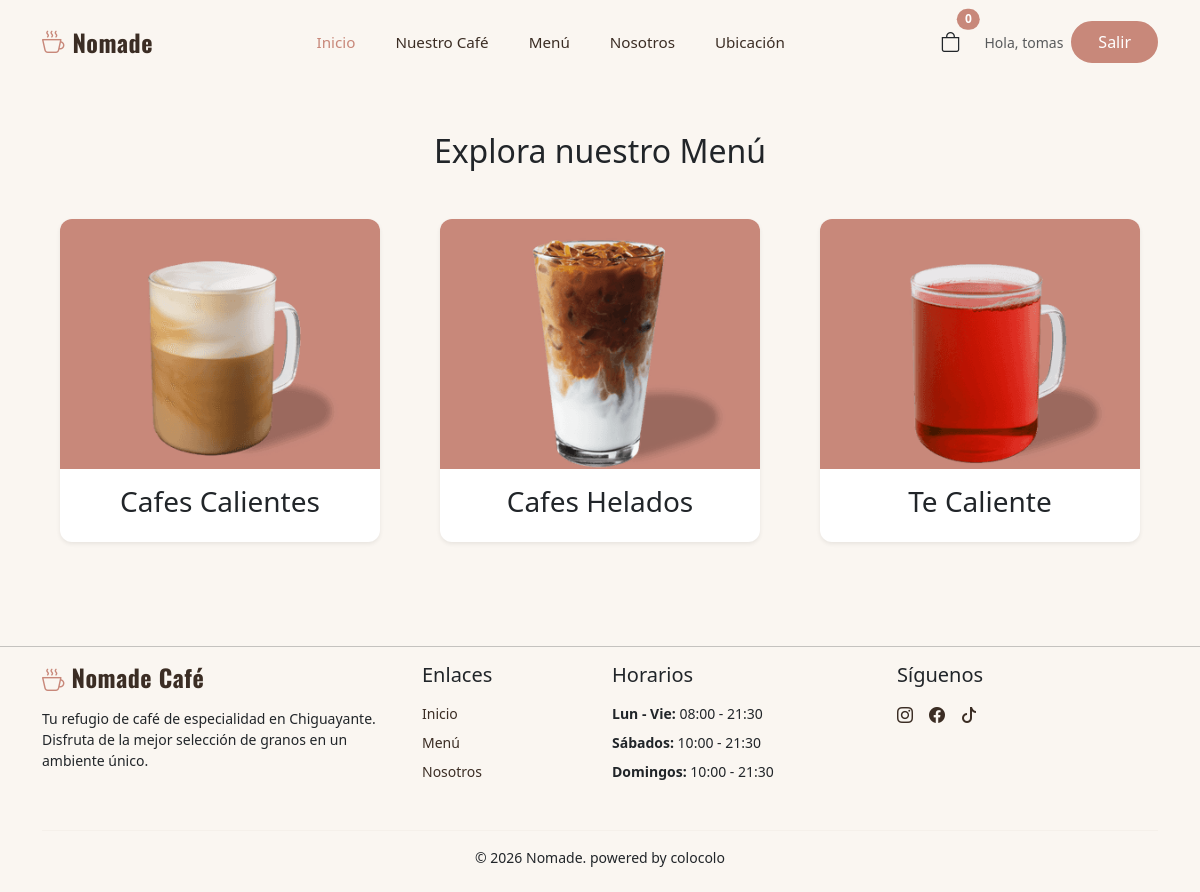
The page /menu/ (signed in) on the database its author committed.
### catalogo/models.py (models this page shows, shortened)
class Categoria(models.Model):
    nombre = models.CharField( max_length=100)
    image = models.ImageField(upload_to='categorias/', null=True, blank=True)

### catalogo/views.py (the view)
# urls.py: path('menu/', views.menu_view, name='menu'),
def menu_view(request):
    categorias = Categoria.objects.all() # se traen todas las categorias de la bd.
    return render(request, 'catalogo/menu.html', {'categorias': categorias}) # se mandan las categorias al menu.

### catalogo/context_processors.py (called while the page is built)
def cantidad_carrito(request):
    total = 0
    if 'carrito' in request.session: # si ya hay un carrito
        for key, value in request.session['carrito'].items():
            total += value['cantidad'] # suma la cantidad de cada prod guardado
    return {'cantidad_carrito' : total} #envia la cantidad al html

### catalogo/templates/catalogo/menu.html (shortened to what this page needs)
{% extends 'catalogo/base.html' %}
{% block content%}
<h2 class="text-center font-playfair my-5">Explora nuestro Menú</h2>
<div class="container mx-auto">
    <div class="row gx-4 gy-5 justify-content-center">
        {% for cat in categorias %}
        <div class="col-md-4 col-sm-6">
            <a href="{% url 'filtro_categoria' cat.id %}" class="text-decoration-none">
                <div class="card product-card shadow-sm h-100 mx-auto" style='max-width: 320px;'>
                    {% if cat.image %}
                        <img src="{{ cat.image.url }}" class="card-img-top" alt="{{ cat.nombre }}">
                    {% endif %}
                    <div class="card-body text-center">
                        <h3 class="font-playfair text-dark">{{ cat.nombre }}</h3>
                    </div>
                </div>
            </a>
        </div>
        {% endfor %}
    </div>
</div>
{% endblock content%}

### catalogo/templates/catalogo/base.html (shortened to what this page needs)
{% load static %}
<!DOCTYPE html>
<html>
    <head>
        <link href="https://cdn.jsdelivr.net/npm/bootstrap@5.3.0/dist/css/bootstrap.min.css" rel="stylesheet">
        <link rel="stylesheet" href="https://cdn.jsdelivr.net/npm/bootstrap-icons@1.11.1/font/bootstrap-icons.css">
        <link rel="stylesheet" href="{% static 'catalogo/css/style.css' %}?v=3">
    </head>
    <body>
        <nav class="navbar navbar-expand-lg custom-navbar">
            <div class="container">
                <a class="navbar-brand d-flex align-items-center" href="{% url 'inicio' %}">
                    <i class="bi bi-cup-hot brand-icon"></i>
                    <span class="brand-text ms-2">Nomade</span>
                </a>
                <div class="collapse navbar-collapse" id="navbarNomade">
                    <ul class="navbar-nav mx-auto mb-2 mb-lg-0">
                        <li class="nav-item">
                            <a class="nav-link active" href="{% url 'inicio' %}">Inicio</a>
                        </li>
                        <li class="nav-item"><a class="nav-link" href="{% url 'nuestro_cafe' %}">Nuestro Café</a></li>
                        <li class="nav-item"><a class="nav-link" href="{% url 'menu' %}">Menú</a></li>
                        <li class="nav-item"><a class="nav-link" href="{% url 'nosotros' %}">Nosotros</a></li>
                        <li class="nav-item"><a class="nav-link" href="{% url 'ubicacion' %}">Ubicación</a></li>
                    </ul>
                    <div class="d-flex align-items-center gap-3">
                        <a href="{% url 'ver_carrito' %}" class="position-relative text-dark text-decoration-none p-2">
                            <i class="bi bi-bag fs-5"></i>
                            <span class="position-absolute top-0 start-100 translate-middle badge rounded-pill" style="background-color: var(--primary); font-size: 0.75rem;">
                                {{cantidad_carrito | default:"0"}}
                            </span>
                        </a>
                        {% if user.is_authenticated %}
                            <div class="d-flex align-items-center gap-2">
                                <span class="text-muted small d-none d-md-block">Hola, {{ user.username }}</span>
                                <form method="post" action="{% url 'logout' %}" style="margin: 0;">
                                    <button type="submit" class="btn btn-outline-dark rounded-pill px-4">Salir</button>
                                </form>
                            </div>
                        {% else %}
                            <a href="{% url 'login' %}" class="btn btn-primary-custom rounded-pill px-4 shadow-sm">Iniciar Sesión</a>
                        {% endif %}
                    </div>
                </div>
            </div>
        </nav>
        {% block content %}
        {% endblock content %}
        <footer class="pt-5 pb-4 mt-5">
            <hr class="mt-2 mb-3" style="border-color: solid var(--border);">
            <div class="container">
                <div class="row">
                    <div class="col-lg-4 col-md-6 mb-4">
                        <h5 class="brand-text mb-3">
                            <i class="bi bi-cup-hot brand-icon"></i> Nomade Café
                        </h5>
                        <p class="small">
                            Tu refugio de café de especialidad en Chiguayante. Disfruta de la mejor selección de granos en un ambiente único.
                        </p>
                    </div>
                    <div class="col-lg-2 col-md-6 mb-4">
                        <h5 class="mb-3">Enlaces</h5>
                        <ul class="list-unstyled small">
                            <li class="mb-2"><a href="{% url 'inicio' %}" class="text-decoration-none" style="color: var(--foreground);">Inicio</a></li>
                            <li class="mb-2"><a href="{% url 'menu' %}" class="text-decoration-none" style="color: var(--foreground);">Menú</a></li>
                            <li class="mb-2"><a href="{% url 'nosotros' %}" class="text-decoration-none" style="color: var(--foreground);">Nosotros</a></li>
                        </ul>
                    </div>
                    <div class="col-lg-3 col-md-6 mb-4">
                        <h5 class="mb-3">Horarios</h5>
                        <ul class="list-unstyled small">
                            <li class="mb-2"><strong>Lun - Vie:</strong> 08:00 - 21:30</li>
                            <li class="mb-2"><strong>Sábados:</strong> 10:00 - 21:30</li>
                            <li class="mb-2"><strong>Domingos:</strong> 10:00 - 21:30</li>
                        </ul>
                    </div>
                    <div class="col-lg-3 col-md-6 mb-4">
                        <h5 class="mb-3">Síguenos</h5>
                        <div class="d-flex gap-3">
                            <a href="#" style="color: var(--foreground);"><i class="bi bi-instagram"></i></a>
                            <a href="#" style="color: var(--foreground);"><i class="bi bi-facebook"></i></a>
                            <a href="#" style="color: var(--foreground);"><i class="bi bi-tiktok"></i></a>
                        </div>
                    </div>
                </div>
                <hr class="mt-2 mb-3" style="border-color: var(--border);">
                <div class="row align-items-center">
                    <div class="col-12 text-center">
                        <p class="small mb-0">
                            © 2026 Nomade. powered by colocolo
                        </p>
                    </div>
                </div>
            </div>
        </footer>
    </body>
</html>

### catalogo/static/catalogo/css/style.css (style rules this page uses)
:root { --background: #FAF6F1 ; --foreground: #3B2D24; --card: #FFF9F5; --primary: #C8887A; --primary-foreground: #FFF9F5; --secondary: #EAD8CB; --secondary-foreground: #3B2D24; --muted: #F2E8DE; --muted-foreground: #8A6F62; --accent: #A8C3A4; --accent-foreground: #2B3D28; --border: rgba(160,120,96,0.2); }
body { background-color: var(--background); }
.custom-navbar { background-color: var(--background); padding: 1.2rem 0; }
.brand-text { font-family: 'Oswald'; font-weight: bold; font-size: 1.5rem; color: var(--foreground); letter-spacing: 0.5px; }
.brand-icon { font-size: 1.4rem; color: var(--primary); }
.custom-navbar .navbar-nav .nav-link { color: var(--foreground); margin: 0 12px; font-size: 0.95rem; font-weight: 500; transition: color 0.3s ease; }
.custom-navbar .navbar-nav .nav-link.active, .custom-navbar .navbar-nav .nav-link:hover { color: var(--primary); }
.btn { color: #fff; background-color: var(--primary); border: solid var(--primary); transition: transform 0.3s ease, box-shadow 0.3s ease; }
.product-card { background-color: #FFFFFF; border: none; border-radius: 12px; overflow: hidden; transition: transform 0.3s ease, box-shadow 0.3s ease; }
.product-card img { height: 250px; width: 100%; object-fit: cover; }

### rows shown on the page
Categoria: image (picture), nombre "Cafes Calientes"
Categoria: image (picture), nombre "Cafes Helados"
Categoria: image (picture), nombre "Te Caliente"

### other values the page prints
{{ cantidad_carrito | default:"0" }} "0"
{{ user.username }} "tomas"
